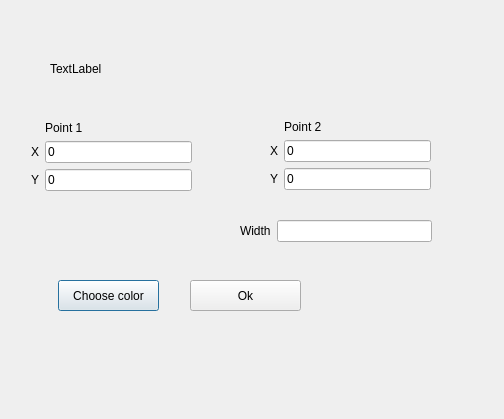
<?xml version="1.0" encoding="UTF-8"?>
<ui version="4.0">
 <class>VectorWindow</class>
 <widget class="QDialog" name="VectorWindow">
  <property name="geometry">
   <rect>
    <x>0</x>
    <y>0</y>
    <width>504</width>
    <height>419</height>
   </rect>
  </property>
  <property name="windowTitle">
   <string>Configure your vector</string>
  </property>
  <widget class="QPushButton" name="pushButton">
   <property name="geometry">
    <rect>
     <x>58</x>
     <y>280</y>
     <width>101</width>
     <height>31</height>
    </rect>
   </property>
   <property name="text">
    <string>Choose color</string>
   </property>
  </widget>
  <widget class="QWidget" name="layoutWidget">
   <property name="geometry">
    <rect>
     <x>31</x>
     <y>121</y>
     <width>161</width>
     <height>87</height>
    </rect>
   </property>
   <layout class="QFormLayout" name="formLayout">
    <item row="2" column="0">
     <widget class="QLabel" name="label_2">
      <property name="text">
       <string>X</string>
      </property>
     </widget>
    </item>
    <item row="2" column="1">
     <widget class="QLineEdit" name="X1">
      <property name="text">
       <string>0</string>
      </property>
     </widget>
    </item>
    <item row="3" column="0">
     <widget class="QLabel" name="label_3">
      <property name="text">
       <string>Y</string>
      </property>
     </widget>
    </item>
    <item row="3" column="1">
     <widget class="QLineEdit" name="Y1">
      <property name="text">
       <string>0</string>
      </property>
     </widget>
    </item>
    <item row="1" column="1">
     <widget class="QLabel" name="label">
      <property name="text">
       <string>Point 1</string>
      </property>
     </widget>
    </item>
   </layout>
  </widget>
  <widget class="QLabel" name="SizeLbl">
   <property name="geometry">
    <rect>
     <x>50</x>
     <y>60</y>
     <width>191</width>
     <height>17</height>
    </rect>
   </property>
   <property name="text">
    <string>TextLabel</string>
   </property>
  </widget>
  <widget class="QPushButton" name="Inverse_btn">
   <property name="geometry">
    <rect>
     <x>190</x>
     <y>280</y>
     <width>111</width>
     <height>31</height>
    </rect>
   </property>
   <property name="text">
    <string>Ok</string>
   </property>
  </widget>
  <widget class="QWidget" name="layoutWidget_2">
   <property name="geometry">
    <rect>
     <x>270</x>
     <y>120</y>
     <width>161</width>
     <height>87</height>
    </rect>
   </property>
   <layout class="QFormLayout" name="formLayout_2">
    <item row="2" column="0">
     <widget class="QLabel" name="label_5">
      <property name="text">
       <string>X</string>
      </property>
     </widget>
    </item>
    <item row="2" column="1">
     <widget class="QLineEdit" name="X2">
      <property name="text">
       <string>0</string>
      </property>
     </widget>
    </item>
    <item row="3" column="0">
     <widget class="QLabel" name="label_6">
      <property name="text">
       <string>Y</string>
      </property>
     </widget>
    </item>
    <item row="3" column="1">
     <widget class="QLineEdit" name="Y2">
      <property name="text">
       <string>0</string>
      </property>
     </widget>
    </item>
    <item row="1" column="1">
     <widget class="QLabel" name="label_4">
      <property name="text">
       <string>Point 2</string>
      </property>
     </widget>
    </item>
   </layout>
  </widget>
  <widget class="QWidget" name="">
   <property name="geometry">
    <rect>
     <x>240</x>
     <y>220</y>
     <width>192</width>
     <height>27</height>
    </rect>
   </property>
   <layout class="QFormLayout" name="formLayout_3">
    <item row="0" column="0">
     <widget class="QLabel" name="label_7">
      <property name="text">
       <string>Width</string>
      </property>
     </widget>
    </item>
    <item row="0" column="1">
     <widget class="QLineEdit" name="lineEdit"/>
    </item>
   </layout>
  </widget>
 </widget>
 <resources/>
 <connections/>
</ui>
